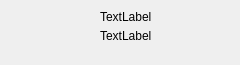
<?xml version="1.0" encoding="UTF-8"?>
<ui version="4.0">
 <class>FriendItem</class>
 <widget class="QWidget" name="FriendItem">
  <property name="geometry">
   <rect>
    <x>0</x>
    <y>0</y>
    <width>240</width>
    <height>65</height>
   </rect>
  </property>
  <property name="minimumSize">
   <size>
    <width>181</width>
    <height>51</height>
   </size>
  </property>
  <property name="windowTitle">
   <string>Form</string>
  </property>
  <widget class="QLabel" name="label">
   <property name="enabled">
    <bool>true</bool>
   </property>
   <property name="geometry">
    <rect>
     <x>10</x>
     <y>10</y>
     <width>45</width>
     <height>45</height>
    </rect>
   </property>
   <property name="styleSheet">
    <string notr="true">image: url(:/images/touxiang01.jpg);</string>
   </property>
   <property name="text">
    <string/>
   </property>
   <property name="alignment">
    <set>Qt::AlignCenter</set>
   </property>
  </widget>
  <widget class="QWidget" name="layoutWidget">
   <property name="geometry">
    <rect>
     <x>100</x>
     <y>10</y>
     <width>111</width>
     <height>32</height>
    </rect>
   </property>
   <layout class="QVBoxLayout" name="verticalLayout">
    <property name="sizeConstraint">
     <enum>QLayout::SetDefaultConstraint</enum>
    </property>
    <item>
     <widget class="QLabel" name="label_2">
      <property name="text">
       <string>TextLabel</string>
      </property>
     </widget>
    </item>
    <item>
     <widget class="QLabel" name="label_3">
      <property name="text">
       <string>TextLabel</string>
      </property>
     </widget>
    </item>
   </layout>
  </widget>
 </widget>
 <resources/>
 <connections/>
</ui>
